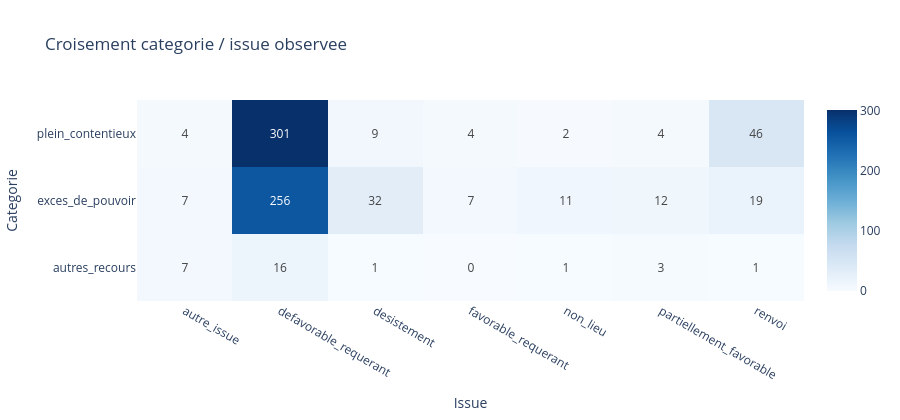

The notebook cell this image was saved under:
### Code cell
fig = go.Figure(data=go.Heatmap(
    z=outcome_crosstab.values,
    x=outcome_crosstab.columns.tolist(),
    y=outcome_crosstab.index.tolist(),
    text=outcome_crosstab.values,
    texttemplate='%{text}',
    colorscale='Blues'
))
fig.update_layout(template='plotly_white', height=420, title='Croisement categorie / issue observee', xaxis_title='Issue', yaxis_title='Categorie')
fig.show()

### Figure 1 — Plotly figure (JSON) as saved in the notebook; plotly's stock layout.template omitted (floating-point values rounded to 4 significant figures)
{"data": [{"colorscale": [[0, "rgb(247,251,255)"], [0.125, "rgb(222,235,247)"], [0.25, "rgb(198,219,239)"], [0.375, "rgb(158,202,225)"], [0.5, "rgb(107,174,214)"], [0.625, "rgb(66,146,198)"], [0.75, "rgb(33,113,181)"], [0.875, "rgb(8,81,156)"], [1, "rgb(8,48,107)"]], "text": [[7, 16, 1, 0, 1, 3, 1], [7, 256, 32, 7, 11, 12, 19], [4, 301, 9, 4, 2, 4, 46]], "texttemplate": "%{text}", "type": "heatmap", "x": ["autre_issue", "defavorable_requerant", "desistement", "favorable_requerant", "non_lieu", "partiellement_favorable", "renvoi"], "y": ["autres_recours", "exces_de_pouvoir", "plein_contentieux"], "z": [[7, 16, 1, 0, 1, 3, 1], [7, 256, 32, 7, 11, 12, 19], [4, 301, 9, 4, 2, 4, 46]]}], "layout": {"height": 420, "title": {"text": "Croisement categorie / issue observee"}, "xaxis": {"title": {"text": "Issue"}}, "yaxis": {"title": {"text": "Categorie"}}}}
